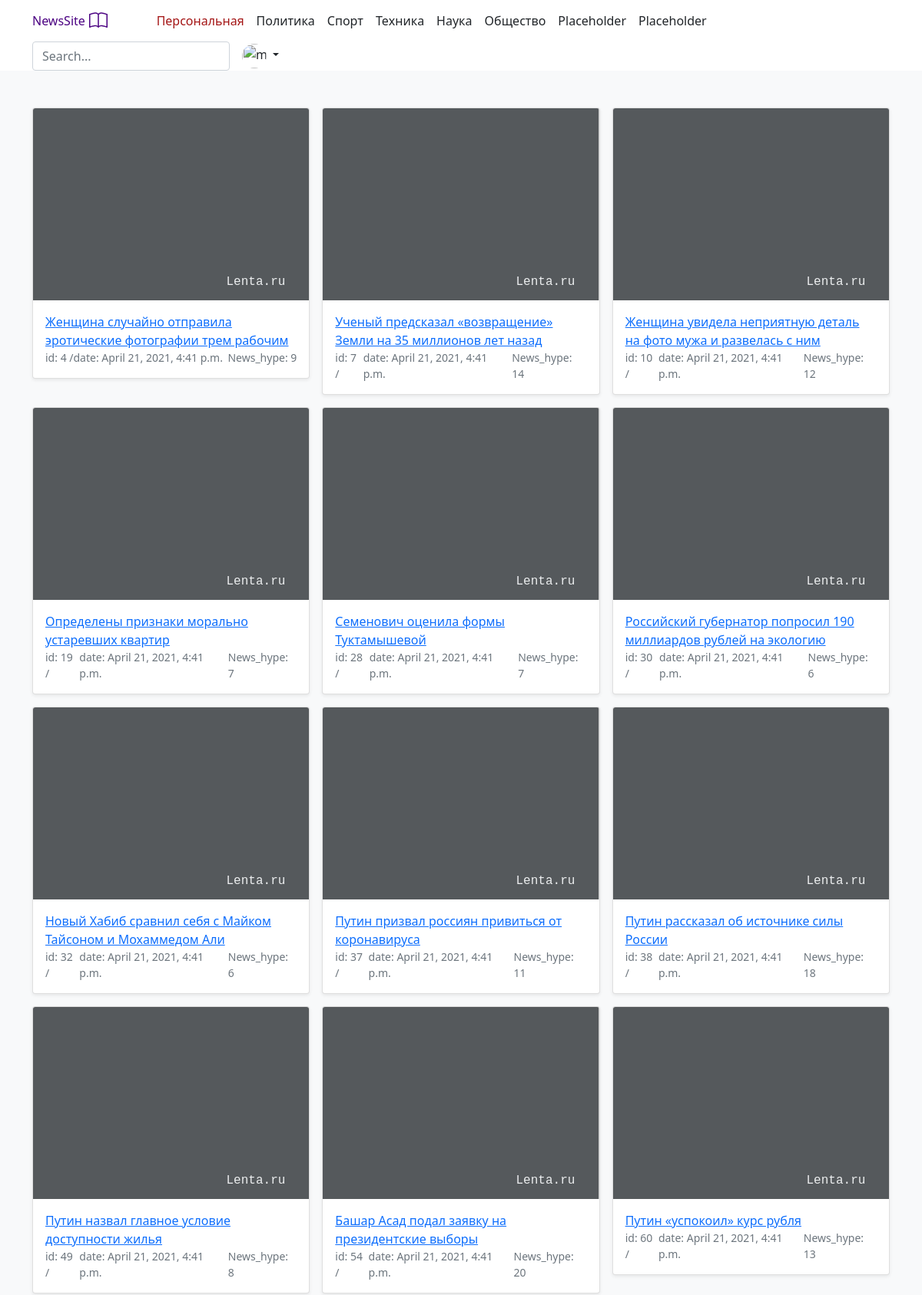
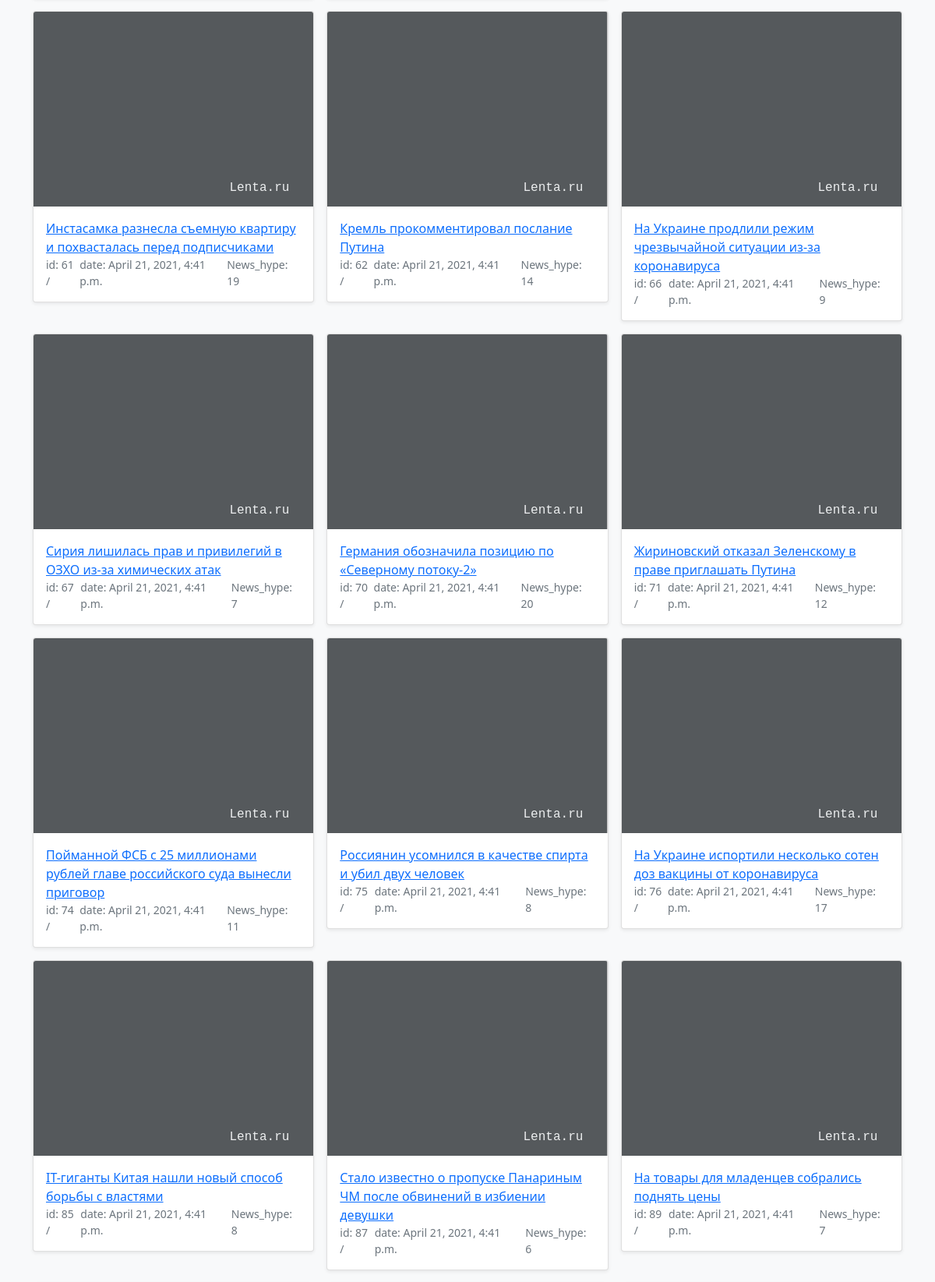
Screenshot of /news_site/news2/ (upper part) with the database file from the repository (2 pictures, top to bottom).
### news_site/models.py (models this page shows, shortened)
class News(models.Model):
    id = models.AutoField(auto_created=True, primary_key=True, serialize=False, verbose_name='ID')
    news_text = models.CharField(max_length=200, blank=True, null=True)
    news_url = models.CharField(max_length=200, blank=True, null=True)
    news_hype_rate = models.PositiveSmallIntegerField(blank=True, null=True)
    pub_date = models.DateTimeField(auto_now_add=True, blank=True, null=True)

### news_site/views.py (the view)
# urls.py: path('news2/', views.News2.as_view(), name='News2'),
class News2(generic.ListView):
    news = News
    def get(self, request):
        num_visits2 = request.session.get('num_visits2', 0)
        request.session['num_visits2'] = num_visits2 + 1
        news_list = News.objects.filter(news_hype_rate__range=(6, 20))
        return render(
            request,
            'news_site/news_list.html',
            {'object_list': news_list},
        )

### news_site/templates/news_site/news_list.html (shortened to what this page needs)
{% extends "base.html" %}
{% block content %}
<main>
<div class="album py-5 bg-light">
    <div class="container">
      <div class="row row-cols-1 row-cols-sm-2 row-cols-md-3 g-3">
        {% if object_list %}
          {% for news in object_list %}
            <div class="col">
              <div class="card shadow-sm">
                <svg class="bd-placeholder-img card-img-top" width="100%" height="250" xmlns="http://www.w3.org/2000/svg" role="img" preserveAspectRatio="xMidYMid slice" focusable="false">
                  <text dx="70%" y="90%" fill="#eceeef" dy=".3em" class="example">Lenta.ru</text>
                </svg>
                <div class="card-body">
                  <a class="card-text" href="{{ news.news_url }}"> {{ news.news_text }}</a>
                  <div class="d-flex justify-content-between align-items-center">
                    <div class="btn-group">
                      <small class="text-muted">id: {{ news.id }}  /  </small>
                      <small class="text-muted"> date: {{ news.pub_date }}</small>
                    </div>
                    <small class="text-muted">News_hype: {{ news.news_hype_rate }}</small>
                  </div>
                </div>
              </div>
            </div>
          {% endfor %}
        {% else %}
          <p>There are no news.</p>
        {% endif %}
      </div>
    </div>
</div>
{% endblock %}

### news_site/templates/news_site/news_list.html (style rules this page uses)
.example { font-family: "Courier New", Courier, monospace; white-space: pre; }

### rows the page displays
News: news_text "Женщина случайно отправила эротические фотографии трем рабочим", id "4", pub_date "April 21, 2021, 4:41 p.m.", news_hype_rate "9"
News: news_text "Ученый предсказал «возвращение» Земли на 35 миллионов лет назад", id "7", pub_date "April 21, 2021, 4:41 p.m.", news_hype_rate "14"
News: news_text "Женщина увидела неприятную деталь на фото мужа и развелась с ним", id "10", pub_date "April 21, 2021, 4:41 p.m.", news_hype_rate "12"
News: news_text "Определены признаки морально устаревших квартир", id "19", pub_date "April 21, 2021, 4:41 p.m.", news_hype_rate "7"
News: news_text "Семенович оценила формы Туктамышевой", id "28", pub_date "April 21, 2021, 4:41 p.m.", news_hype_rate "7"
News: news_text "Российский губернатор попросил 190 миллиардов рублей на экологию", id "30", pub_date "April 21, 2021, 4:41 p.m.", news_hype_rate "6"
News: news_text "Новый Хабиб сравнил себя с Майком Тайсоном и Мохаммедом Али", id "32", pub_date "April 21, 2021, 4:41 p.m.", news_hype_rate "6"
News: news_text "Путин призвал россиян привиться от коронавируса", id "37", pub_date "April 21, 2021, 4:41 p.m.", news_hype_rate "11"
News: news_text "Путин рассказал об источнике силы России", id "38", pub_date "April 21, 2021, 4:41 p.m.", news_hype_rate "18"
News: news_text "Путин назвал главное условие доступности жилья", id "49", pub_date "April 21, 2021, 4:41 p.m.", news_hype_rate "8"
News: news_text "Башар Асад подал заявку на президентские выборы", id "54", pub_date "April 21, 2021, 4:41 p.m.", news_hype_rate "20"
News: news_text "Путин «успокоил» курс рубля", id "60", pub_date "April 21, 2021, 4:41 p.m.", news_hype_rate "13"
News: news_text "Инстасамка разнесла съемную квартиру и похвасталась перед подписчиками", id "61", pub_date "April 21, 2021, 4:41 p.m.", news_hype_rate "19"
News: news_text "Кремль прокомментировал послание Путина", id "62", pub_date "April 21, 2021, 4:41 p.m.", news_hype_rate "14"
News: news_text "На Украине продлили режим чрезвычайной ситуации из-за коронавируса", id "66", pub_date "April 21, 2021, 4:41 p.m.", news_hype_rate "9"
News: news_text "Сирия лишилась прав и привилегий в ОЗХО из-за химических атак", id "67", pub_date "April 21, 2021, 4:41 p.m.", news_hype_rate "7"
News: news_text "Германия обозначила позицию по «Северному потоку-2»", id "70", pub_date "April 21, 2021, 4:41 p.m.", news_hype_rate "20"
News: news_text "Жириновский отказал Зеленскому в праве приглашать Путина", id "71", pub_date "April 21, 2021, 4:41 p.m.", news_hype_rate "12"
News: news_text "Пойманной ФСБ с 25 миллионами рублей главе российского суда вынесли приговор", id "74", pub_date "April 21, 2021, 4:41 p.m.", news_hype_rate "11"
News: news_text "Россиянин усомнился в качестве спирта и убил двух человек", id "75", pub_date "April 21, 2021, 4:41 p.m.", news_hype_rate "8"
News: news_text "На Украине испортили несколько сотен доз вакцины от коронавируса", id "76", pub_date "April 21, 2021, 4:41 p.m.", news_hype_rate "17"
News: news_text "IT-гиганты Китая нашли новый способ борьбы с властями", id "85", pub_date "April 21, 2021, 4:41 p.m.", news_hype_rate "8"
News: news_text "Стало известно о пропуске Панариным ЧМ после обвинений в избиении девушки", id "87", pub_date "April 21, 2021, 4:41 p.m.", news_hype_rate "6"
News: news_text "На товары для младенцев собрались поднять цены", id "89", pub_date "April 21, 2021, 4:41 p.m.", news_hype_rate "7"
